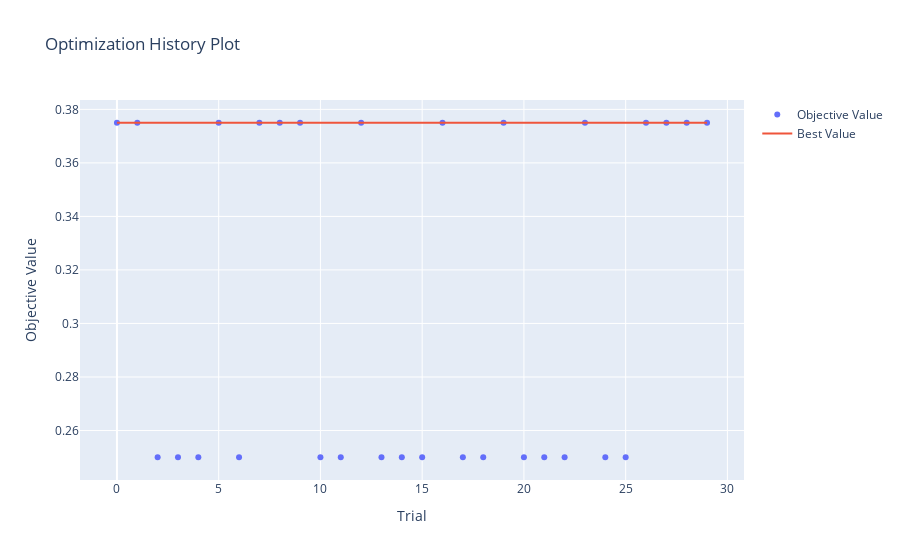
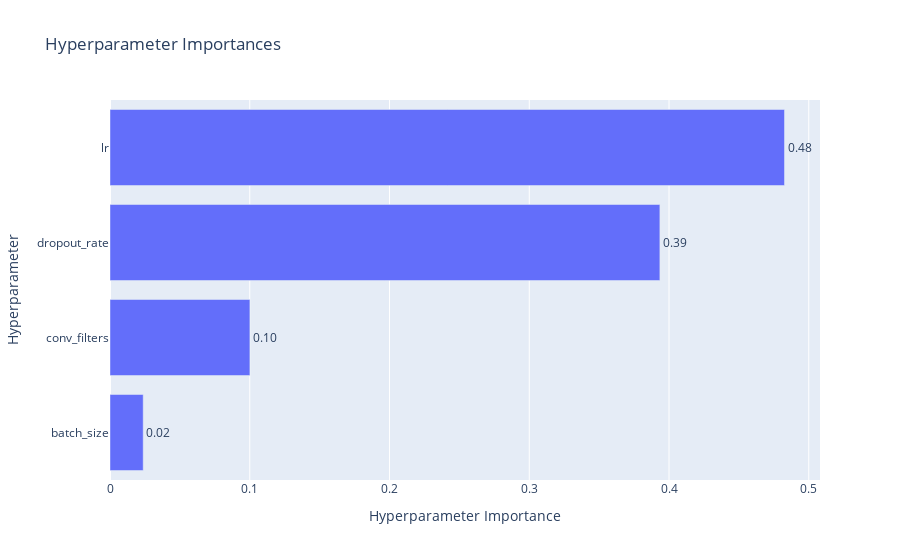

These figures' notebook cell, in order:
### Code cell
# %% [Main Execution]
if __name__ == "__main__":
    os.makedirs(config["save_dir"], exist_ok=True)
    
    # Configuration for optimization
    opt_config = {
        **config,
        "target_size": (255, 255),
        "input_shape": (255, 255, 3)
    }
    
    # Run optimization
    print("Starting hyperparameter optimization...")
    best_params = optimize_hyperparameters(opt_config, n_trials=10)
    print("Best parameters:", best_params)
    
    # Final training
    final_config = {
        **opt_config,
        **best_params,
        "epochs": 50,
        "augmentation": [
            A.Resize(width=255, height=255),
            A.HueSaturationValue(p=0.5),
            A.CLAHE(p=0.5),    
            A.CoarseDropout(num_holes_range=[5, 10], hole_height_range=[0.01, 0.02], hole_width_range=[0.01, 0.02], max_holes=3, max_height=5, max_width=5),
        ]
    }
    
    print("Starting final training...")
    final_model, final_history = train_final_model(final_config)
    
    plot_accuracy_loss(final_history)
    
    # Save results
    final_model.save(os.path.join(config["save_dir"], 'final_model.keras'))
    with open(os.path.join(config["save_dir"], 'training_history.pkl'), 'wb') as f:
        pickle.dump(final_history.history, f)
    
    print("Training completed and model saved!")

### Figure 1 — Plotly figure (JSON) as saved in the notebook; plotly's stock layout.template omitted (floating-point values rounded to 4 significant figures)
{"data": [{"mode": "markers", "name": "Objective Value", "type": "scatter", "x": [0, 1, 2, 3, 4, 5, 6, 7, 8, 9, 10, 11, 12, 13, 14, 15, 16, 17, 18, 19, 20, 21, 22, 23, 24, 25, 26, 27, 28, 29], "y": [0.375, 0.375, 0.25, 0.25, 0.25, 0.375, 0.25, 0.375, 0.375, 0.375, 0.25, 0.25, 0.375, 0.25, 0.25, 0.25, 0.375, 0.25, 0.25, 0.375, 0.25, 0.25, 0.25, 0.375, 0.25, 0.25, 0.375, 0.375, 0.375, 0.375]}, {"mode": "lines", "name": "Best Value", "type": "scatter", "x": [0, 1, 2, 3, 4, 5, 6, 7, 8, 9, 10, 11, 12, 13, 14, 15, 16, 17, 18, 19, 20, 21, 22, 23, 24, 25, 26, 27, 28, 29], "y": [0.375, 0.375, 0.375, 0.375, 0.375, 0.375, 0.375, 0.375, 0.375, 0.375, 0.375, 0.375, 0.375, 0.375, 0.375, 0.375, 0.375, 0.375, 0.375, 0.375, 0.375, 0.375, 0.375, 0.375, 0.375, 0.375, 0.375, 0.375, 0.375, 0.375]}, {"marker": {"color": "#cccccc"}, "mode": "markers", "name": "Infeasible Trial", "showlegend": false, "type": "scatter", "x": [], "y": []}], "layout": {"title": {"text": "Optimization History Plot"}, "xaxis": {"title": {"text": "Trial"}}, "yaxis": {"title": {"text": "Objective Value"}}}}

### Figure 2 — Plotly figure (JSON) as saved in the notebook; plotly's stock layout.template omitted (floating-point values rounded to 4 significant figures)
{"data": [{"cliponaxis": false, "hovertemplate": ["batch_size (CategoricalDistribution): 0.02375670941658451<extra></extra>", "conv_filters (CategoricalDistribution): 0.10011665519664746<extra></extra>", "dropout_rate (FloatDistribution): 0.39347578954824997<extra></extra>", "lr (FloatDistribution): 0.48265084583851803<extra></extra>"], "name": "Objective Value", "orientation": "h", "text": ["0.02", "0.10", "0.39", "0.48"], "textposition": "outside", "type": "bar", "x": [0.02376, 0.1001, 0.3935, 0.4827], "y": ["batch_size", "conv_filters", "dropout_rate", "lr"]}], "layout": {"title": {"text": "Hyperparameter Importances"}, "xaxis": {"title": {"text": "Hyperparameter Importance"}}, "yaxis": {"title": {"text": "Hyperparameter"}}}}
